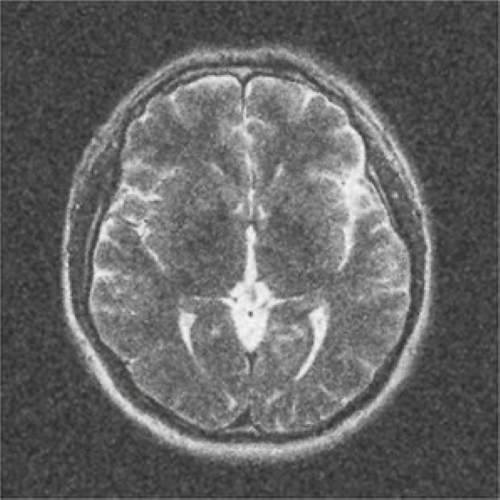
#> input picture Homeworks/HW5/MRI_noisy.png, 500 x 500 px
$ jupyter execute --allow-errors 'Homework 5.ipynb'
#> lines starting #> are read from the running program, lines starting #| are printed output that depends on the picture
### STA 4724: Homework 5 - Due Monday, Nov 24
**Instructions**: Finsih the assign by directly answering the question or finishing the code in this Jupyter notebook.

After you finish, submit the saved notebook to webcourses.

**Your name:**  Gino Benitez

**Your ID:** 5110519

## Question 1: Image Denoise via PCA
Many medical images, such as MRI, are low-rank. Medical image denoising is an active research field. A simple PCA won't achieve state-of-the-art denoising result, yet it is one of the simplest methods that give us some level of denoising.

**(a)** Read the noisy MRI image.

[cell 1]
import cv2
import matplotlib.pyplot as plt
import numpy as np


A_noisy = cv2.imread('MRI_noisy.png')
#> A_noisy is the input picture: shape (500, 500, 3); mean B, G, R 100, 100, 100


plt.imshow(A_noisy)
plt.title('Noisy MRI Image')
plt.show()

# Print the shape
print(f"Image shape: {A_noisy.shape}")
#| Image shape: (500, 500, 3)

Based on how you read the image. If you read the image as a color image (that is, the data matrix has RGB color channels), then convert it to a grayscale image. Write "N/A" if you directly read it as a grayscale image.

[cell 2]
# Convert to grayscale by taking the mean across color channels
A_gray = np.mean(A_noisy, axis=2)

# Display the grayscale image
plt.imshow(A_gray, cmap='gray')
plt.title('Grayscale MRI Image')
plt.show()

print(f"Grayscale image shape: {A_gray.shape}")
#| Grayscale image shape: (500, 500)

**(b)** Print the images denoised/reconstructed with rank $r = 1, 2, 3, 5, 10, 20$.

[cell 3]
from sklearn import decomposition
import matplotlib.ticker as tic


ranks = [1, 2, 3, 5, 10, 20]

fig = plt.figure(figsize=(15, 10))

for i, rank in enumerate(ranks):

    pca = decomposition.PCA(n_components=rank)
    pca.fit(A_gray)


    A_reconstructed = pca.inverse_transform(pca.transform(A_gray))


    ax = fig.add_subplot(2, 3, i+1, frame_on=False)


    ax.xaxis.set_major_locator(tic.NullLocator())
    ax.yaxis.set_major_locator(tic.NullLocator())

    plt.imshow(A_reconstructed, cmap='gray')
    plt.title(f'Rank r = {rank}')
#> this loop made 6 passes
#> pass 1, `A_reconstructed = pca.inverse_transform(pca.transform(A_gray))`:
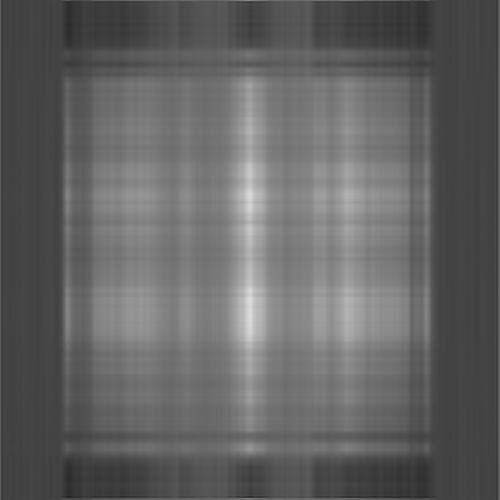
#> A_reconstructed: shape (500, 500) float64; min 36.15, max 221.6, mean 100
#> pass 2, `A_reconstructed = pca.inverse_transform(pca.transform(A_gray))`:
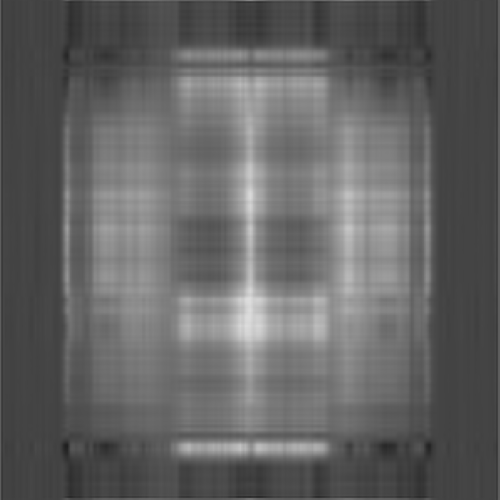
#> A_reconstructed: shape (500, 500) float64; min 32.2, max 222.3, mean 100
#> pass 3, `A_reconstructed = pca.inverse_transform(pca.transform(A_gray))`:
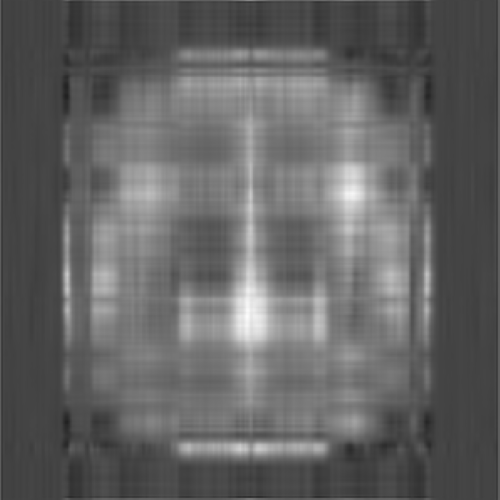
#> A_reconstructed: shape (500, 500) float64; min 33.21, max 252.1, mean 100

plt.tight_layout()
plt.show()
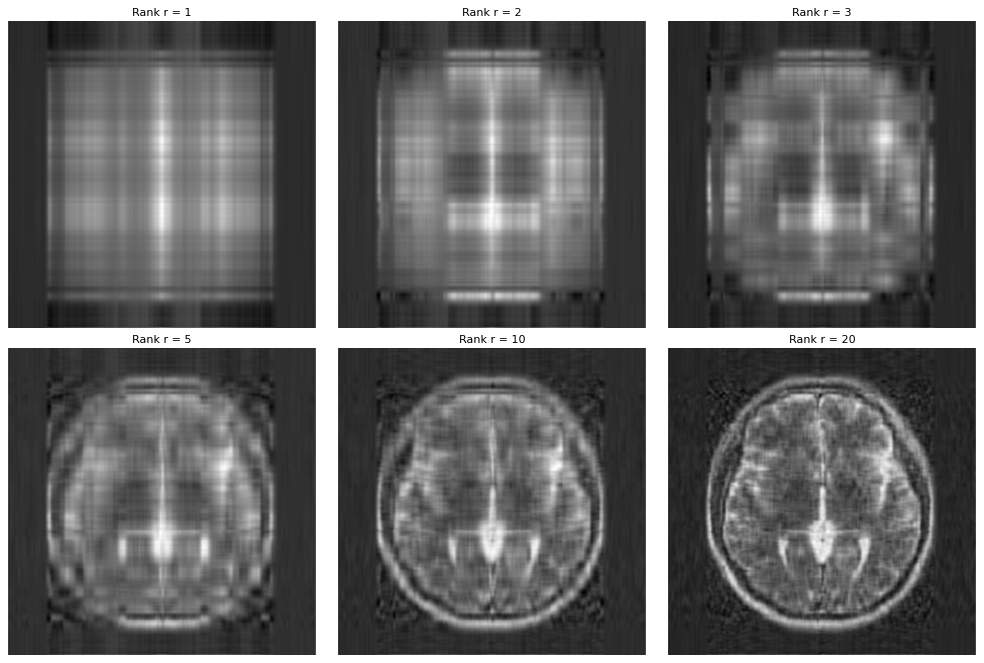
#> figure drawn by matplotlib, 6 panels

**(c)** Read the clear MRI image, convert it to grayscale if needed.

[cell 4]
A_clear = cv2.imread('MRI_clear.png')
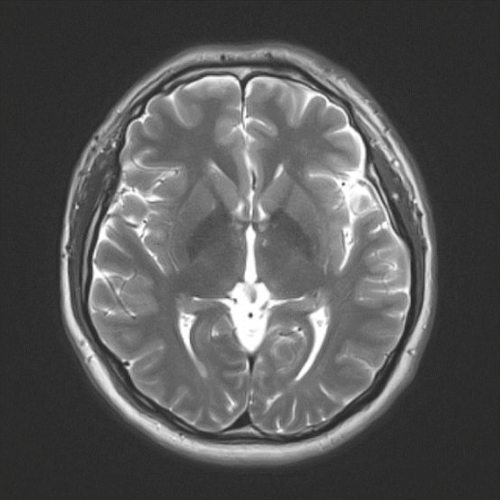
#> input picture Homeworks/HW5/MRI_clear.png, 500 x 500 px
#> A_clear is the input picture: shape (500, 500, 3); mean B, G, R 87.1, 87.2, 87.2


A_clear_gray = np.mean(A_clear, axis=2)


plt.imshow(A_clear_gray, cmap='gray')
plt.title('Clear MRI Image (Reference)')
plt.show()

print(f"Clear image shape: {A_clear_gray.shape}")
#| Clear image shape: (500, 500)

Use the clear image as your reference to find the best rank for this denoising task.

Hint1: Use a loop to try different ranks.

Hint2: The best noised image should be the one most similar to the clear image, which means the different between the images is smaller. Use Frobenius norm.

[cell 5]
ranks_to_test = range(1, 101)
frobenius_norms = []

for rank in ranks_to_test:

    pca = decomposition.PCA(n_components=rank)
    pca.fit(A_gray)

    A_reconstructed = pca.inverse_transform(pca.transform(A_gray))


    diff = A_clear_gray - A_reconstructed
    frob_norm = np.linalg.norm(diff, 'fro')
    frobenius_norms.append(frob_norm)
#> this loop made 100 passes
#> frob_norm on passes 1 to 12: 18054.9, 16634.2, 15431, 14880.3, 14344, 13897.2, 13524, 13194.1, 12918.1, 12670.4, 12428.3, 12230.9
#> pass 1, `diff = A_clear_gray - A_reconstructed`:
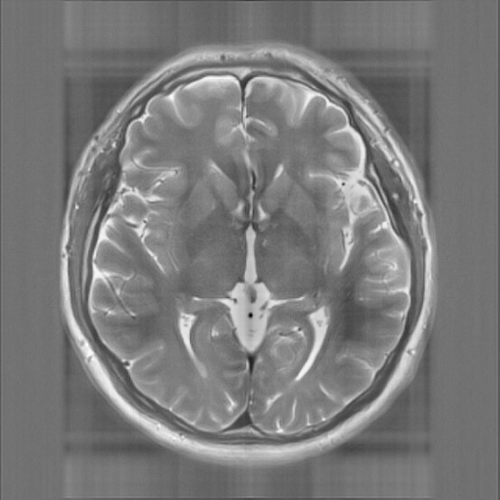
#> diff: shape (500, 500) float64; min -164, max 149, mean -12.8; drawn with min black and max white
#> pass 2, `diff = A_clear_gray - A_reconstructed`:
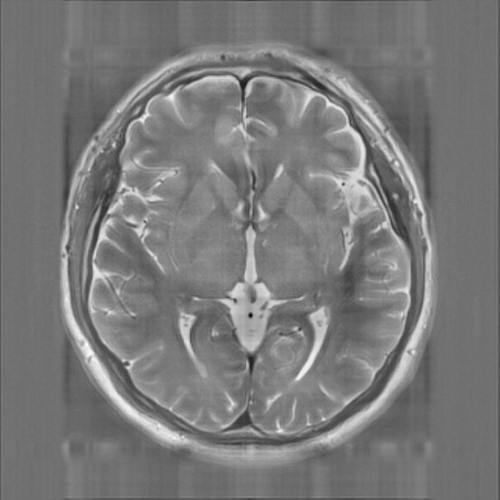
#> diff: shape (500, 500) float64; min -164, max 152.5, mean -12.8; drawn with min black and max white
#> pass 3, `diff = A_clear_gray - A_reconstructed`:
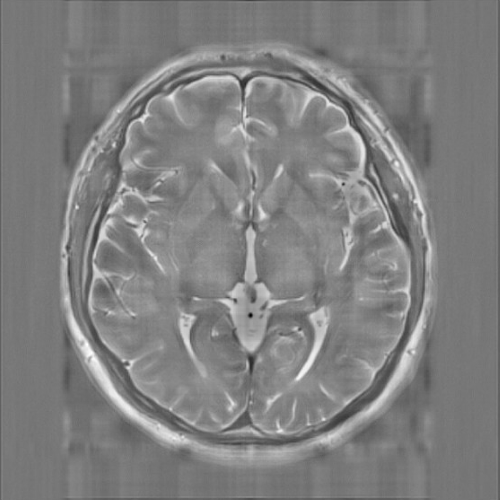
#> diff: shape (500, 500) float64; min -179.7, max 152.4, mean -12.8; drawn with min black and max white
#> after the loop:
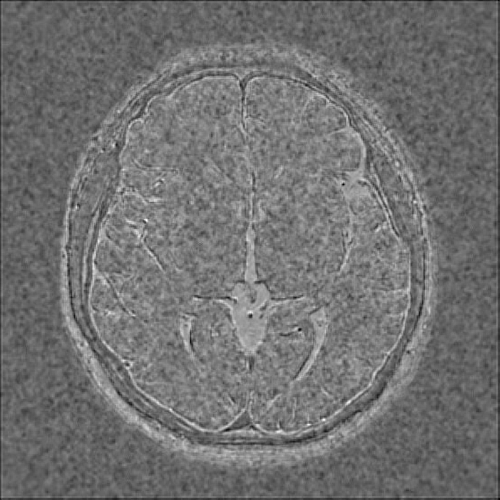
#> diff: shape (500, 500) float64; min -99.38, max 95.34, mean -12.8; drawn with min black and max white
#> after the loop, frobenius_norms = 100 values, max 18054.9 at index 0, min 10572.4 at index 53, mean 11162.3


best_rank = ranks_to_test[np.argmin(frobenius_norms)]
#> best_rank = 54


plt.figure(figsize=(10, 6))
plt.plot(ranks_to_test, frobenius_norms, 'b-')
plt.axvline(x=best_rank, color='r', linestyle='--', label=f'Best rank = {best_rank}')
plt.xlabel('Rank')
plt.ylabel('Frobenius Norm of Difference')
plt.title('Finding Best Rank for Denoising')
plt.legend()
plt.grid(True)
plt.show()
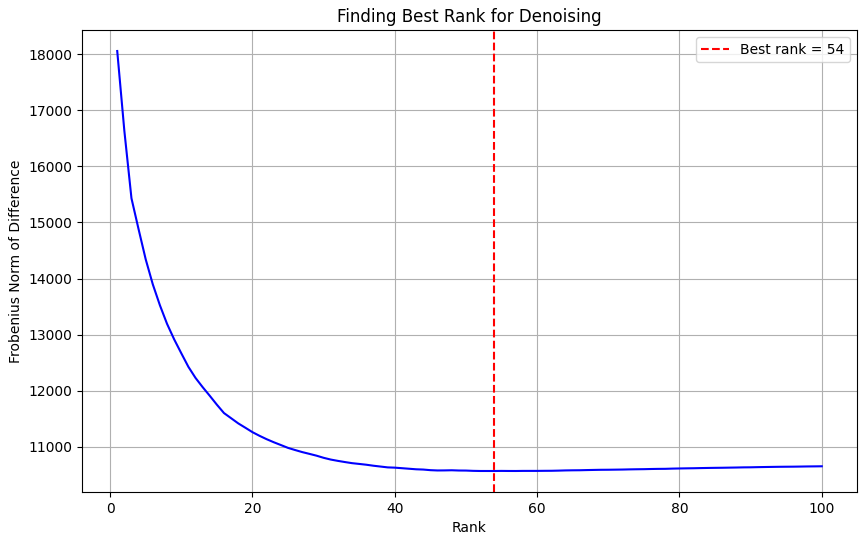
#> figure drawn by matplotlib, 1 panel; curve peaks at x = 1, y = 18054.9

print(f"Best rank: {best_rank}")
#| Best rank: 54
print(f"Minimum Frobenius norm: {min(frobenius_norms):.2f}")
#| Minimum Frobenius norm: 10572.37
